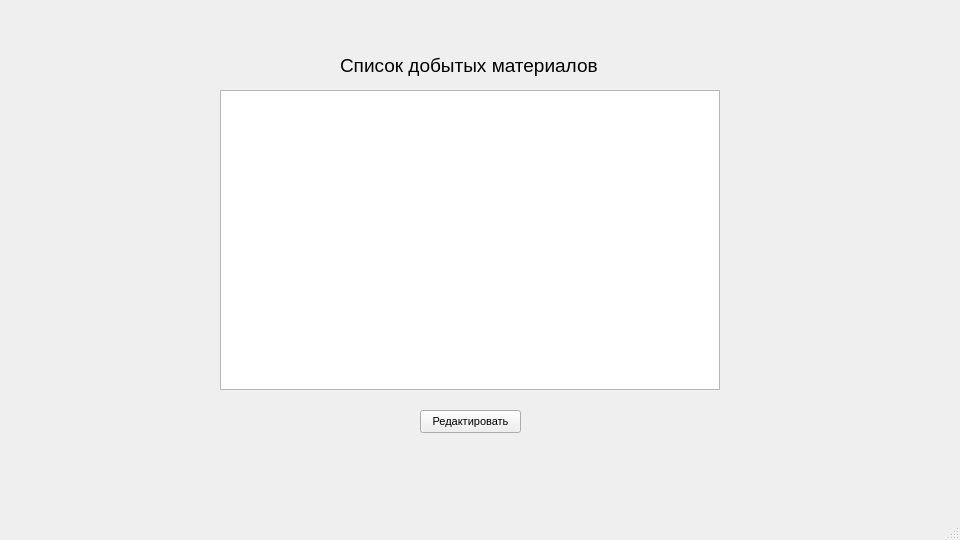
<?xml version="1.0" encoding="UTF-8"?>
<ui version="4.0">
 <class>CollectedMaterials</class>
 <widget class="QMainWindow" name="CollectedMaterials">
  <property name="geometry">
   <rect>
    <x>0</x>
    <y>0</y>
    <width>960</width>
    <height>540</height>
   </rect>
  </property>
  <property name="windowTitle">
   <string>Собранные материалы</string>
  </property>
  <widget class="QWidget" name="centralwidget">
   <widget class="QTableView" name="tableView">
    <property name="geometry">
     <rect>
      <x>220</x>
      <y>90</y>
      <width>500</width>
      <height>300</height>
     </rect>
    </property>
   </widget>
   <widget class="QLabel" name="label">
    <property name="geometry">
     <rect>
      <x>340</x>
      <y>50</y>
      <width>261</width>
      <height>31</height>
     </rect>
    </property>
    <property name="font">
     <font>
      <pointsize>14</pointsize>
     </font>
    </property>
    <property name="text">
     <string>Список добытых материалов</string>
    </property>
   </widget>
   <widget class="QPushButton" name="redButton">
    <property name="geometry">
     <rect>
      <x>420</x>
      <y>410</y>
      <width>101</width>
      <height>23</height>
     </rect>
    </property>
    <property name="font">
     <font>
      <pointsize>8</pointsize>
     </font>
    </property>
    <property name="text">
     <string>Редактировать</string>
    </property>
   </widget>
  </widget>
  <widget class="QMenuBar" name="menubar">
   <property name="geometry">
    <rect>
     <x>0</x>
     <y>0</y>
     <width>960</width>
     <height>21</height>
    </rect>
   </property>
  </widget>
  <widget class="QStatusBar" name="statusbar"/>
 </widget>
 <resources/>
 <connections/>
</ui>
